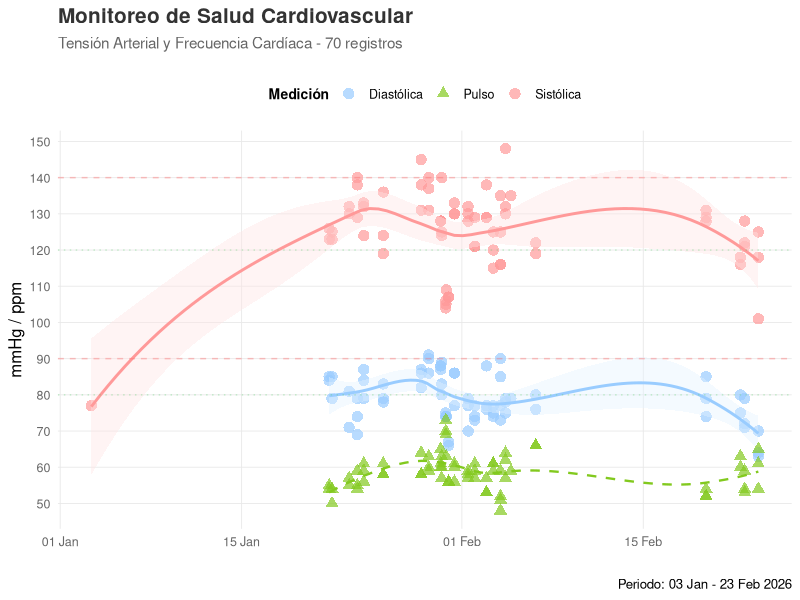

R code for this plot:
library(ggplot2)
library(dplyr)

datos_raw <- read.csv("omron.csv", check.names = FALSE)

datos <- datos_raw %>%
  # Convertir columnas numéricas primero para eliminar encabezados repetidos
  mutate(
    `Sistólica (mmHg)`  = suppressWarnings(as.numeric(`Sistólica (mmHg)`)),
    `Diastólica (mmHg)` = suppressWarnings(as.numeric(`Diastólica (mmHg)`)),
    `Pulso (ppm)`       = suppressWarnings(as.numeric(`Pulso (ppm)`))
  ) %>%
  filter(!is.na(`Sistólica (mmHg)`)) %>%  # Elimina filas de encabezados repetidos
  mutate(
    # Crear fecha combinada
    fecha_temp = paste(Fecha, Hora),
    
    # Traducción de meses (asegura compatibilidad)
    fecha_temp = gsub("ene\\.", "01", fecha_temp),
    fecha_temp = gsub("feb\\.", "02", fecha_temp),
    fecha_temp = gsub("mar\\.", "03", fecha_temp),
    fecha_temp = gsub("abr\\.", "04", fecha_temp),
    fecha_temp = gsub("may\\.", "05", fecha_temp),
    fecha_temp = gsub("jun\\.", "06", fecha_temp),
    fecha_temp = gsub("jul\\.", "07", fecha_temp),
    fecha_temp = gsub("ago\\.", "08", fecha_temp),
    fecha_temp = gsub("sep\\.", "09", fecha_temp),
    fecha_temp = gsub("oct\\.", "10", fecha_temp),
    fecha_temp = gsub("nov\\.", "11", fecha_temp),
    fecha_temp = gsub("dic\\.", "12", fecha_temp),
    
    # Convertir a objeto de fecha
    fecha_hora = as.POSIXct(fecha_temp, format = "%d %m %Y %H:%M")
  ) %>%
  select(
    fecha_hora,
    sistolica = `Sistólica (mmHg)`,
    diastolica = `Diastólica (mmHg)`,
    pulso = `Pulso (ppm)`  # <--- NUEVO: Seleccionamos el pulso
  ) %>%
  filter(!is.na(fecha_hora)) %>%
  arrange(fecha_hora)

# --- PASO 2: GRAFICAR ---

ggplot(datos, aes(x = fecha_hora)) +
  # --- SISTÓLICA ---
  geom_point(aes(y = sistolica, color = "Sistólica"), 
             shape = 16, size = 3.5, alpha = 0.7) +
  geom_smooth(aes(y = sistolica), color = "#FF9999", 
              method = "loess", se = TRUE, fill = "#FFE5E5",
              linewidth = 1, alpha = 0.4) +
  
  # --- DIASTÓLICA ---
  geom_point(aes(y = diastolica, color = "Diastólica"), 
             shape = 16, size = 3.5, alpha = 0.7) +
  geom_smooth(aes(y = diastolica), color = "#99CCFF", 
              method = "loess", se = TRUE, fill = "#E5F2FF",
              linewidth = 1, alpha = 0.4) +
  
  # --- PULSO (NUEVO) ---
  geom_point(aes(y = pulso, color = "Pulso"), 
             shape = 17, size = 3, alpha = 0.7) + # Triángulos para diferenciar
  geom_smooth(aes(y = pulso), color = "#82C91E", 
              method = "loess", se = FALSE, # Sin sombra para no ensuciar
              linetype = "dashed", linewidth = 0.8, alpha = 0.6) +
  
  # --- CONFIGURACIÓN DE COLORES ---
  scale_color_manual(values = c("Sistólica" = "#FF9999", 
                                "Diastólica" = "#99CCFF",
                                "Pulso" = "#82C91E"),
                     name = "Medición") +
  
  # --- LÍNEAS DE REFERENCIA (SOLO PRESIÓN) ---
  # Hipertensión
  geom_hline(yintercept = 140, linetype = "dashed", color = "#FF6B6B", alpha = 0.4, linewidth = 0.5) +
  geom_hline(yintercept = 90, linetype = "dashed", color = "#FF6B6B", alpha = 0.4, linewidth = 0.5) +
  # Normalidad
  geom_hline(yintercept = 120, linetype = "dotted", color = "#51CF66", alpha = 0.3, linewidth = 0.5) +
  geom_hline(yintercept = 80, linetype = "dotted", color = "#51CF66", alpha = 0.3, linewidth = 0.5) +
  
  # --- EJES Y ETIQUETAS ---
  scale_x_datetime(date_labels = "%d %b") +
  # Ajustamos el eje Y para que quepan pulsos bajos (ej. 50) y tensiones altas (ej. 160)
  scale_y_continuous(breaks = seq(40, 180, by = 10)) + 
  labs(
    title = "Monitoreo de Salud Cardiovascular",
    subtitle = paste("Tensión Arterial y Frecuencia Cardíaca -", nrow(datos), "registros"),
    x = "",
    y = "mmHg / ppm", # Unidades combinadas
    caption = paste("Periodo:", format(min(datos$fecha_hora), "%d %b"), 
                    "-", format(max(datos$fecha_hora), "%d %b %Y"))
  ) +
  theme_minimal(base_size = 12) +
  theme(
    legend.position = "top",
    legend.title = element_text(size = 10, face = "bold"),
    legend.text = element_text(size = 9),
    axis.text.x = element_text(angle = 0, hjust = 0.5, size = 9, color = "#666666"),
    axis.text.y = element_text(size = 9, color = "#666666"),
    panel.grid.major = element_line(color = "#E8E8E8", linewidth = 0.3),
    panel.grid.minor = element_blank(),
    plot.title = element_text(face = "bold", size = 15, color = "#333333"),
    plot.subtitle = element_text(size = 11, color = "#666666", margin = margin(b = 15))
  )

# --- PASO 3: RESUMEN ESTADÍSTICO ACTUALIZADO ---
cat("\n=== RESUMEN ESTADÍSTICO ===\n")
cat("SISTÓLICA (mmHg):\n")
cat("  Media:", round(mean(datos$sistolica), 1), "| Máx:", max(datos$sistolica), "\n")

cat("DIASTÓLICA (mmHg):\n")
cat("  Media:", round(mean(datos$diastolica), 1), "| Máx:", max(datos$diastolica), "\n")

cat("PULSO (ppm):\n")
cat("  Media:", round(mean(datos$pulso), 1), "\n")
cat("  Rango:", min(datos$pulso), "-", max(datos$pulso), "\n")
cat("  Variabilidad (Desv. Estándar):", round(sd(datos$pulso), 1), "\n")